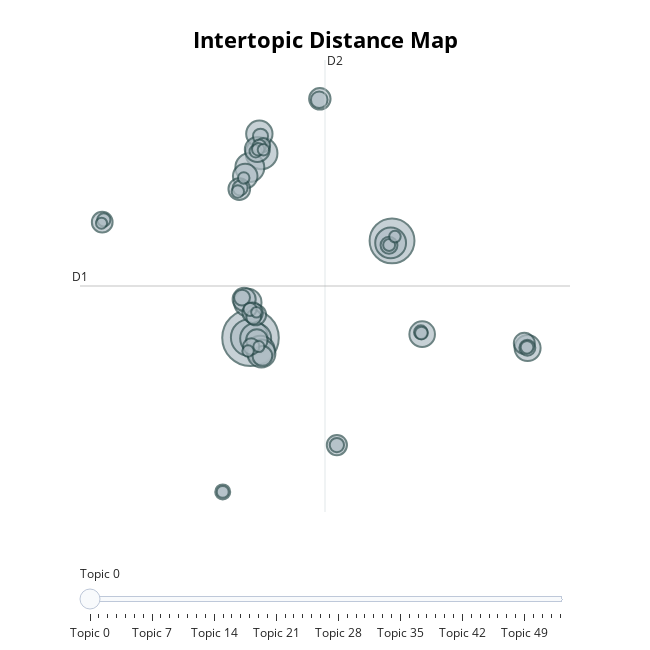

This figure's notebook cell:
### Markdown cell above
# caption using base with ctfidf

### Code cell
# bert topic modelling for caption
topic_model_base_caption2 = BERTopic(embedding_model="paraphrase-MiniLM-L6-v2", 
                                  calculate_probabilities=True, verbose=True, 
                                  top_n_words=10, n_gram_range=(1,2),
                                  language='en_core_web_lg', ctfidf_model=ctfidf_model,
                                  vectorizer_model=vectorizer)
# fit and transform caption
caption_topic_base2, caption_prob_base2 = topic_model_base_caption2.fit_transform(df_merge['caption'].to_list())

# get title topic
print(topic_model_base_caption2.get_topic_info())

# export title topic
topic_model_base_caption2.get_topic_info().to_csv('data/nlp_output/caption_topic_base2.csv')

# create column with topic and probability(shape 3663, 65 )
df_merge['caption_topic'] = caption_topic_base2
df_caption_prep = pd.concat([df_merge, pd.DataFrame(caption_prob_base2)], axis=1)

df_caption_prep.to_csv('data/df_caption_base2.csv', index=False)

# visualize title topic
topic_model_base_caption2.visualize_topics()
